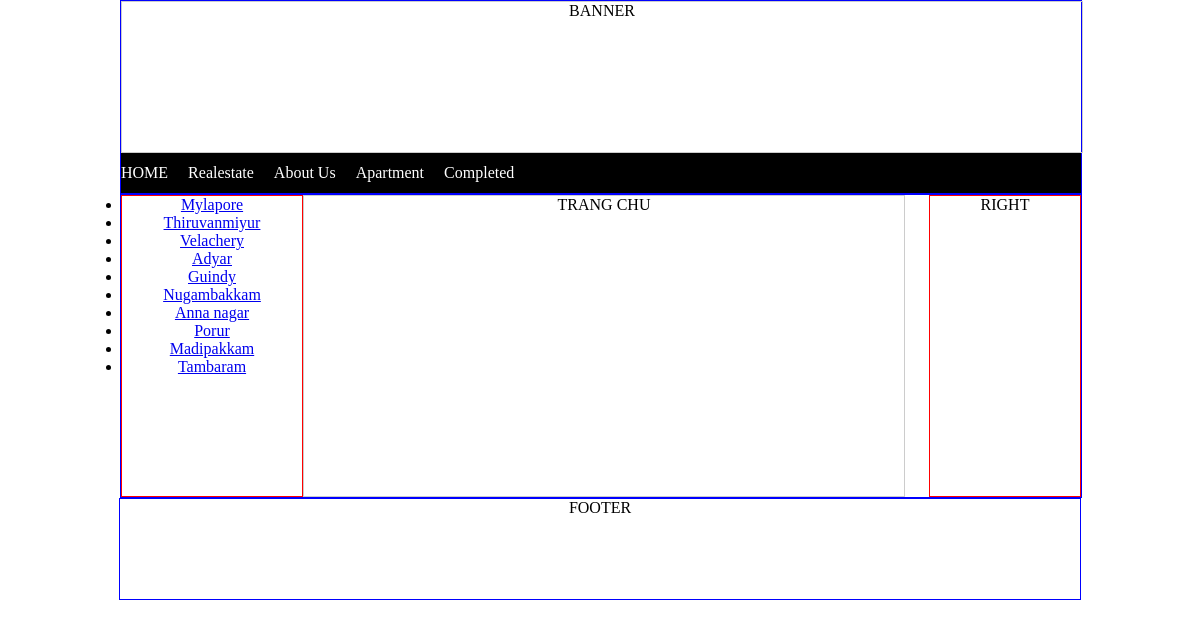
The page / on the database its author committed.
### tables this page shows
CREATE TABLE IF NOT EXISTS `categories` (
  `id` int(10) unsigned NOT NULL AUTO_INCREMENT,
  `name` varchar(250) NOT NULL,
  `description` text,
  `sort_order` int(11) DEFAULT '0',
  `is_static_page` int(1) DEFAULT '0',
  `status` int(1) unsigned NOT NULL DEFAULT '1',
  PRIMARY KEY (`id`)
);

CREATE TABLE IF NOT EXISTS `areawises` (
  `id` int(10) unsigned NOT NULL AUTO_INCREMENT,
  `name` varchar(250) NOT NULL,
  `description` text,
  `sort_order` int(5) unsigned DEFAULT '0',
  `status` int(1) unsigned DEFAULT '1',
  PRIMARY KEY (`id`)
);

### left.php (the view)
<?php
    $result = mysql_query("SELECT * FROM areawises WHERE status = 1 order by sort_order");
?>
<ul class="area_list">
<?php  while ($row = mysql_fetch_object($result)): ?>
    <li><a href="index.php?page=cat_list&area_id=<?php echo $row->id;?>"><?php echo $row->name;?></a></li>
<?php endwhile; ?>
</ul>

### index.php (shortened to what this page needs)
<!DOCTYPE html PUBLIC "-//W3C//DTD XHTML 1.0 Transitional//EN" "http://www.w3.org/TR/xhtml1/DTD/xhtml1-transitional.dtd">
<html xmlns="http://www.w3.org/1999/xhtml">
    <head>
        <link  rel="stylesheet" type="text/css" href="css/style.css" />
    </head>
    <body>
        <div id="wrap">
            <div id="header"><?php include 'header.php';?></div>
            <div id="main">
                <div id="content_left" class="left"><?php include 'left.php';?></div>
                <div id="content" class="left"><?php include 'main.php';?></div>
                <div id="content_right" class="right"><?php include 'right.php';?></div>
            </div>
        </div>
        <div id="footer">
            <?php include 'footer.php';?>
        </div>
    </body>
</html>

### header.php
<div class="banner">BANNER</div>
<ul id="menu_header">
    <li><a href="index.php">HOME</a></li>
<?php
$result = mysql_query('SELECT * FROM categories WHERE status = 1 order by sort_order');
while($row = mysql_fetch_object($result)):
    $filter = null;
    if($row->is_static_page == 1):
        $filter = "static_page";
    else:
        $filter = "cat_list";
    endif;
?>
    <li><a href="index.php?page=<?=$filter?>&cat_id=<?=$row->id?>"><?php echo $row->name;?></a></li>
<?php endwhile;?>
</ul>

### main.php (shortened to what this page needs)
<?php
    $page = (!empty($_GET['page'])) ? $_GET['page'] : '';
    switch($page) {
        default:
            include 'home.php';
            break;
    }
?>

### home.php
TRANG CHU

### right.php
RIGHT

### footer.php
FOOTER

### css/style.css (style rules this page uses)
* { margin: 0px; padding: 0px; }
body { text-align: center; height: 100%; width: 100%; }
#wrap { margin: 0 auto; width: 960px; }
#header { width: 100%; border: 1px solid blue; }
#main { width: 100%; min-height: 300px; border: 1px solid blue; }
#content { width: 600px; min-height: 300px; border: 1px solid #ccc; }
#content_left { width: 180px; min-height: 300px; border: 1px solid red; }
#content_right { width: 150px; min-height: 300px; border: 1px solid red; }
#footer { height: 100px; width: 960px; margin: 0 auto; border: 1px solid blue; }
.left { float: left; }
.right { float: right; }
.banner { height: 150px; width: 100%; border: 1px solid #ccc; }
ul#menu_header { width: 100%; background: #000; height: 40px; line-height: 40px; }
ul#menu_header li { list-style-type: none; float: left; padding-right: 20px; }
ul#menu_header li a { text-decoration: none; color: #fff; }

### rows shown on the page
categories: name "Realestate"
categories: name "About Us"
categories: name "Apartment"
categories: name "Completed"
areawises: name "Mylapore"
areawises: name "Thiruvanmiyur"
areawises: name "Velachery"
areawises: name "Adyar"
areawises: name "Guindy"
areawises: name "Nugambakkam"
areawises: name "Anna nagar"
areawises: name "Porur"
areawises: name "Madipakkam"
areawises: name "Tambaram"
